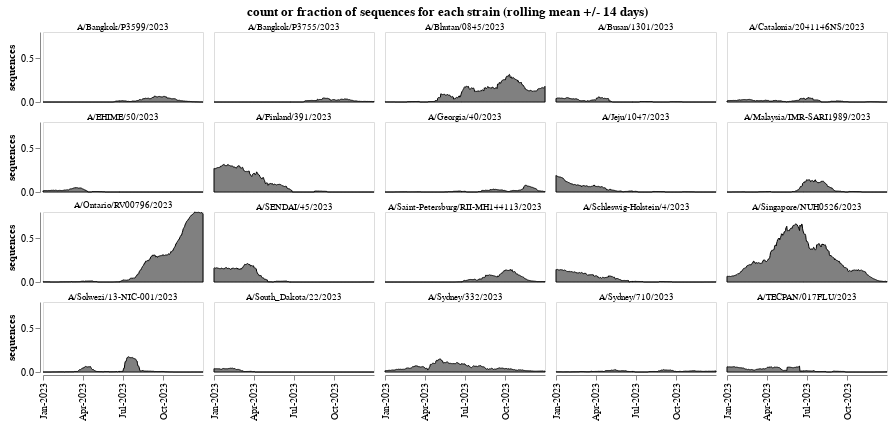

This figure's notebook cell:
### Markdown cell above
Now make per-strain plots:

### Code cell
statistic_selection = alt.selection_point(
    fields=["statistic"],
    bind=alt.binding_radio(
        options=["count", "fraction"],
        name="show count or fraction on y-axis?",
    ),
    value="fraction",
)

include_not_in_library = alt.param(
    bind=alt.binding_radio(
        options=[True, False],
        name=f"include {NOT_IN_LIBRARY}?",
    ),
    value=keep_not_in_library,
)

include_insufficient_counts = alt.param(
    bind=alt.binding_radio(
        options=[True, False],
        name=f"include {INSUFFICIENT_COUNTS}?",
    ),
    value=keep_insufficient_counts,
) 

counts_by_date_chart = (
    alt.Chart(filtered_counts_by_date)
    .add_params(statistic_selection, include_not_in_library, include_insufficient_counts)
    .transform_filter((alt.datum["variant"] != NOT_IN_LIBRARY) | include_not_in_library)
    .transform_filter((alt.datum["variant"] != INSUFFICIENT_COUNTS) | include_insufficient_counts)
    .transform_window(
        count="mean(sequences)",
        groupby=["variant"],
        frame=[-plot_window_frame_days, plot_window_frame_days],
    )
    .transform_joinaggregate(total_count="sum(count)", groupby=["date"])
    .transform_calculate(fraction=alt.datum.count / alt.datum.total_count)
    .transform_fold(
        fold=["count", "fraction"],
        as_=["statistic", "count_or_fraction"],
    )
    .transform_filter(statistic_selection)
    .encode(
        alt.X("date", title=None, axis=alt.Axis(grid=False, format="%b-%Y", labelAngle=-90)),
        alt.Y(
            "count_or_fraction:Q",
            axis=alt.Axis(grid=False),
            title="sequences",
            scale=alt.Scale(nice=False)
        ),
        alt.Facet(
            "variant",
            title=None,
            header=alt.Header(labelFontSize=9, labelPadding=0),
            columns=5,
            spacing=5,
        ),
        tooltip=[
            "variant",
            "date",
            "statistic:N",
            alt.Tooltip("count_or_fraction:Q", format=".2f"),
        ],
    )
    .mark_area(stroke="black", fill="gray")
    .properties(
        width=160,
        height=70,
        title=alt.TitleParams(
            (
                "count or fraction of sequences for each strain "
                f"(rolling mean +/- {plot_window_frame_days} days)"
            ),
            anchor="middle",
        )
    )
)

counts_by_date_chart

### Figure 1 — Vega-Lite specification as saved in the notebook (floating-point values rounded to 4 significant figures; data arrays with more than 128 entries replaced by an {"elided": "..."} marker saying what was removed)
{"config": {"view": {"continuousWidth": 300, "continuousHeight": 300}}, "data": {"name": "data-64360ac1c4b01a6735d175347671a95c"}, "mark": {"type": "area", "fill": "gray", "stroke": "black"}, "encoding": {"facet": {"columns": 5, "field": "variant", "header": {"labelFontSize": 9, "labelPadding": 0}, "spacing": 5, "title": null, "type": "nominal"}, "tooltip": [{"field": "variant", "type": "nominal"}, {"field": "date", "type": "temporal"}, {"field": "statistic", "type": "nominal"}, {"field": "count_or_fraction", "format": ".2f", "type": "quantitative"}], "x": {"axis": {"format": "%b-%Y", "grid": false, "labelAngle": -90}, "field": "date", "title": null, "type": "temporal"}, "y": {"axis": {"grid": false}, "field": "count_or_fraction", "scale": {"nice": false}, "title": "sequences", "type": "quantitative"}}, "height": 70, "params": [{"name": "param_1", "select": {"type": "point", "fields": ["statistic"]}, "bind": {"input": "radio", "options": ["count", "fraction"], "name": "show count or fraction on y-axis?"}, "value": "fraction"}, {"name": "param_2", "bind": {"input": "radio", "options": [true, false], "name": "include strain not in library?"}, "value": false}, {"name": "param_3", "bind": {"input": "radio", "options": [true, false], "name": "include library strains insufficient counts?"}, "value": false}], "title": {"text": "count or fraction of sequences for each strain (rolling mean +/- 14 days)", "anchor": "middle"}, "transform": [{"filter": "((datum['variant'] !== 'strain not in library') || param_2)"}, {"filter": "((datum['variant'] !== 'library strains insufficient counts') || param_3)"}, {"window": [{"op": "mean", "field": "sequences", "as": "count"}], "frame": [-14, 14], "groupby": ["variant"]}, {"joinaggregate": [{"op": "sum", "field": "count", "as": "total_count"}], "groupby": ["date"]}, {"calculate": "(datum.count / datum.total_count)", "as": "fraction"}, {"fold": ["count", "fraction"], "as": ["statistic", "count_or_fraction"]}, {"filter": {"param": "param_1"}}], "width": 160, "$schema": "https://vega.github.io/schema/vega-lite/v5.20.1.json", "datasets": {"data-64360ac1c4b01a6735d175347671a95c": {"elided": "8008 records"}}}
